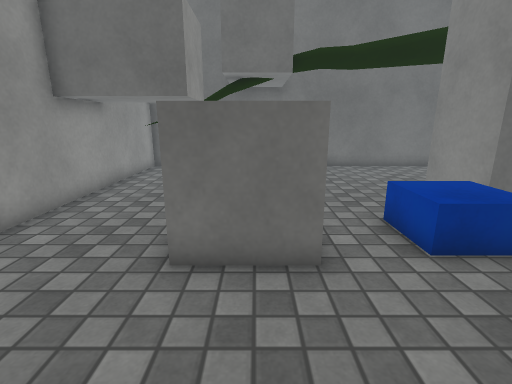
view 1 (above)

16 first-person views from a walk through a Unity game level. The camera is 1.2 m above the floor, tilts 14° down and sees 85° across. The floor is counted in squares, 0.5 m on a side. Each view is taken from the middle of a square. On the plan, view 1 faces up. The plan holds only what a view shows up to about 18 squares ahead; the rest is blank. The place goes on beyond the plan. Surface patterns are stand-ins for the level's own textures.

view 2
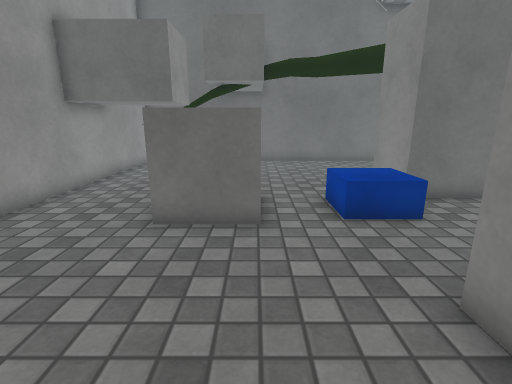

view 3
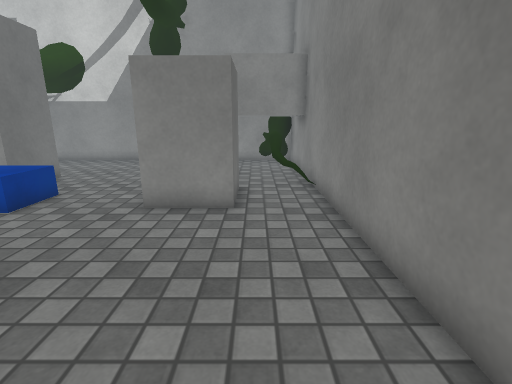

view 4
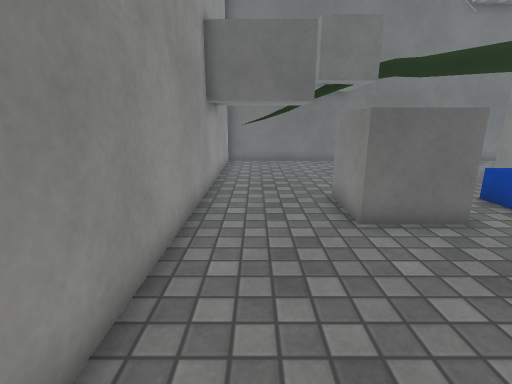

view 5
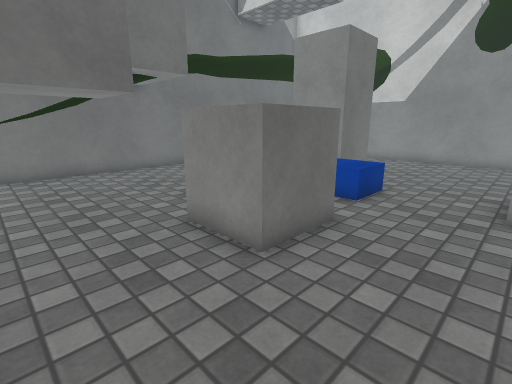

view 6
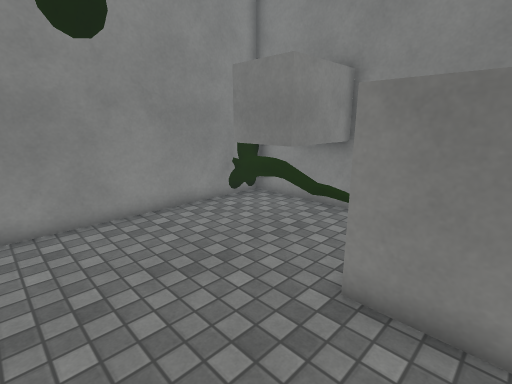

view 7
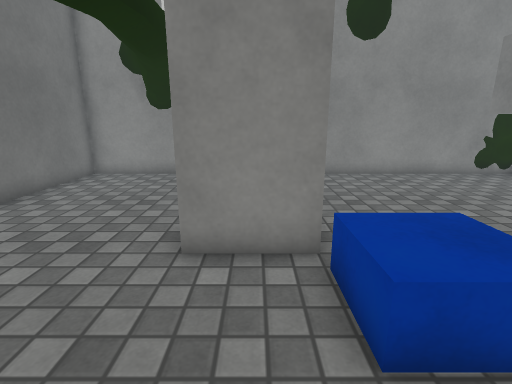

view 8
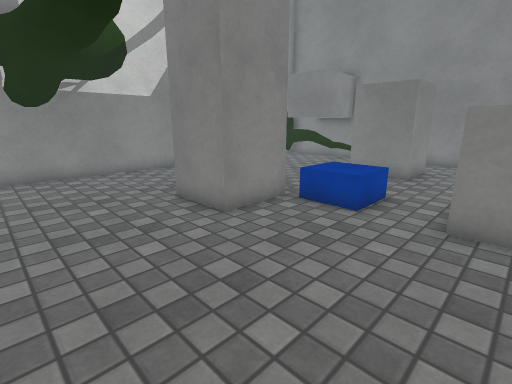

view 9
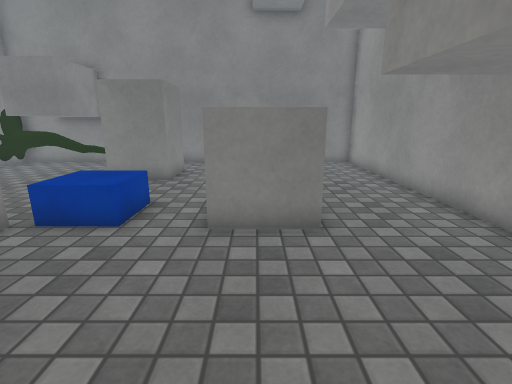

view 10
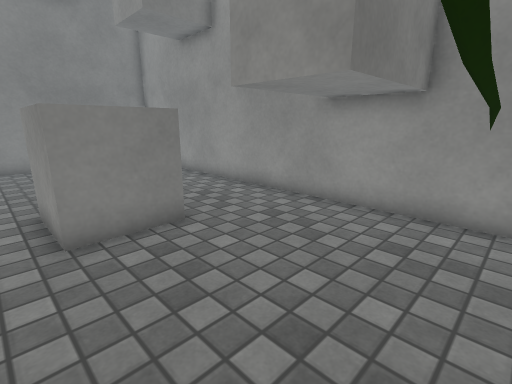

view 11
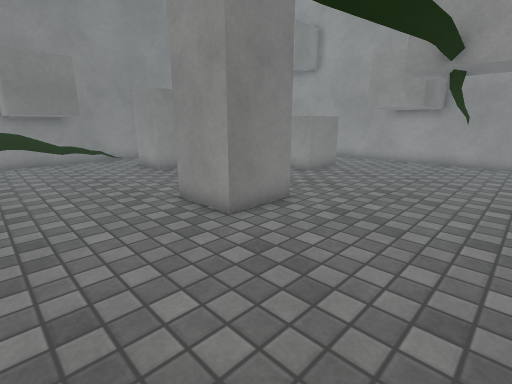

view 12
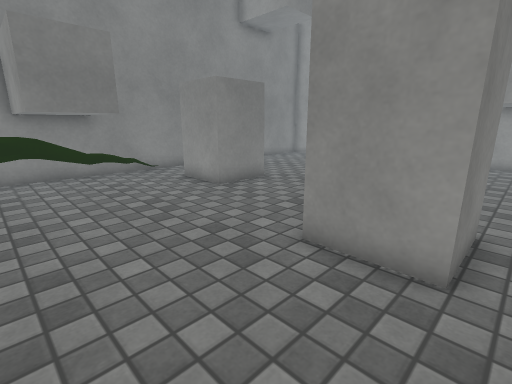

view 13
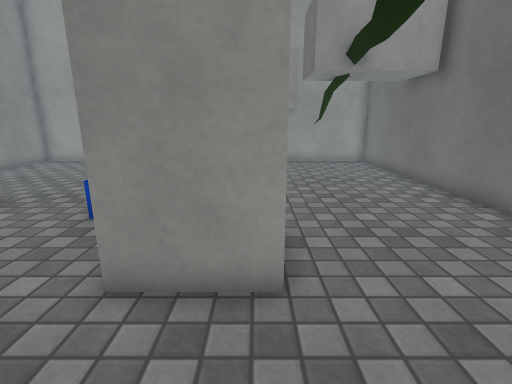

view 14
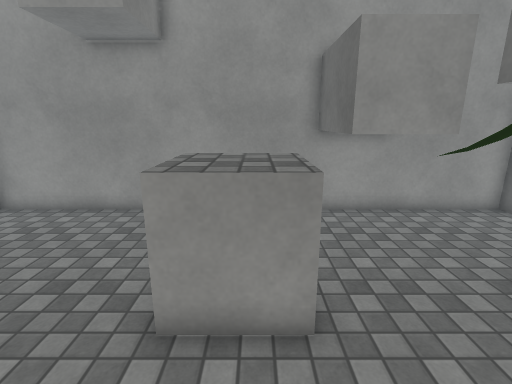

view 15
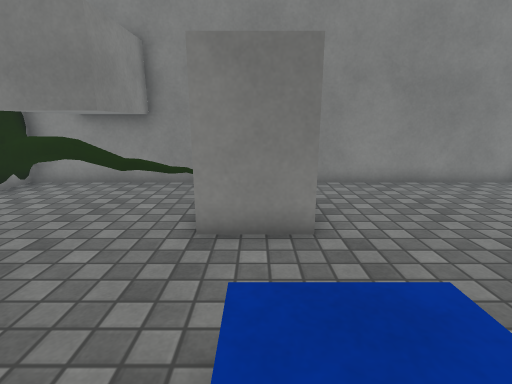

view 16
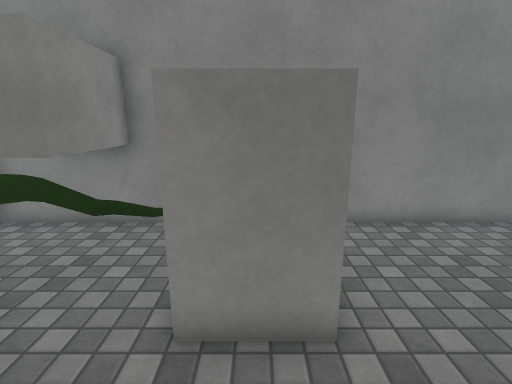

### Floor plan
Key: @ floor where view 1 was taken; # wall or solid block; . main floor; : floor 0.5 m higher than the main floor; T tree; B block; C cube.
Columns run from 6 left of view 1 to 14 right of it. Each row starts with its distance up from view 1.
 16 #####################
 15 #...................#
 14 #...................#
 13 #...................T
 12 # TTT...............T
 11 BBBBB...............#
 10 B...B...............#
  9 B...B.......###.....#
  8 #BBB........###.....#
  7 #....CCC....###.....#
  6 #....CCC..::........#
  5 #....CCC..::........#
  4 #....CCC............#
  3 #...................#
  2 #...................#
  1 #.........BBB.......#
  0 #.....@...B B.......#
 -1 #.........BBB..BBBB.#
 -2 #..............BBBB.T
 -3 #..............BBBTTT
 -4 ###############BBBBTT

Where each view was taken, in squares from view 1:
view 1: 0 up, 0 right, facing up
view 2: 2 down, 1 right, facing up
view 3: 2 down, 4 left, facing right
view 4: 2 down, 4 left, facing up
view 5: 1 up, 5 left, facing up-right
view 6: 6 up, 4 right, facing down-right
view 7: 8 up, 1 right, facing right
view 8: 14 up, 0 right, facing down-right
view 9: 13 up, 0 right, facing down
view 10: 13 up, 2 right, facing down-left
view 11: 15 up, 13 right, facing down-left
view 12: 10 up, 13 right, facing down-left
view 13: 9 up, 12 right, facing left
view 14: 6 up, 5 right, facing left
view 15: 7 up, 5 right, facing down
view 16: 5 up, 5 right, facing down
